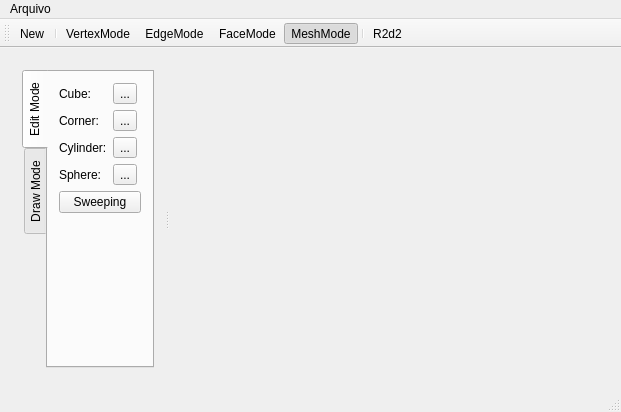
<?xml version="1.0" encoding="UTF-8"?>
<ui version="4.0">
 <class>MainWindow</class>
 <widget class="QMainWindow" name="MainWindow">
  <property name="geometry">
   <rect>
    <x>0</x>
    <y>0</y>
    <width>621</width>
    <height>412</height>
   </rect>
  </property>
  <property name="windowTitle">
   <string>BRep</string>
  </property>
  <property name="tabShape">
   <enum>QTabWidget::Triangular</enum>
  </property>
  <widget class="QWidget" name="centralWidget">
   <layout class="QHBoxLayout" name="horizontalLayout">
    <item>
     <widget class="QSplitter" name="splitter">
      <property name="orientation">
       <enum>Qt::Horizontal</enum>
      </property>
      <widget class="QWidget" name="layoutWidget">
       <layout class="QVBoxLayout" name="verticalLayout">
        <item>
         <widget class="QTabWidget" name="tabWidget">
          <property name="sizePolicy">
           <sizepolicy hsizetype="Expanding" vsizetype="Preferred">
            <horstretch>0</horstretch>
            <verstretch>0</verstretch>
           </sizepolicy>
          </property>
          <property name="tabPosition">
           <enum>QTabWidget::West</enum>
          </property>
          <property name="currentIndex">
           <number>0</number>
          </property>
          <widget class="QWidget" name="tab_3">
           <attribute name="title">
            <string>Edit Mode</string>
           </attribute>
           <layout class="QVBoxLayout" name="verticalLayout_2">
            <item>
             <layout class="QFormLayout" name="formLayout">
              <item row="0" column="0">
               <widget class="QLabel" name="label">
                <property name="text">
                 <string>Cube:</string>
                </property>
               </widget>
              </item>
              <item row="0" column="1">
               <widget class="QToolButton" name="cubeButton">
                <property name="text">
                 <string>...</string>
                </property>
                <property name="icon">
                 <iconset resource="../../data/icon/icons.qrc">
                  <normaloff>:/cube.png</normaloff>:/cube.png</iconset>
                </property>
               </widget>
              </item>
              <item row="1" column="0">
               <widget class="QLabel" name="label_2">
                <property name="text">
                 <string>Corner:</string>
                </property>
               </widget>
              </item>
              <item row="1" column="1">
               <widget class="QToolButton" name="cornerButton">
                <property name="text">
                 <string>...</string>
                </property>
                <property name="icon">
                 <iconset resource="../../data/icon/icons.qrc">
                  <normaloff>:/corner.png</normaloff>:/corner.png</iconset>
                </property>
               </widget>
              </item>
              <item row="2" column="0">
               <widget class="QLabel" name="label_3">
                <property name="text">
                 <string>Cylinder:</string>
                </property>
               </widget>
              </item>
              <item row="2" column="1">
               <widget class="QToolButton" name="cylinderButton">
                <property name="text">
                 <string>...</string>
                </property>
                <property name="icon">
                 <iconset resource="../../data/icon/icons.qrc">
                  <normaloff>:/cylinder.png</normaloff>:/cylinder.png</iconset>
                </property>
               </widget>
              </item>
              <item row="3" column="0">
               <widget class="QLabel" name="label_4">
                <property name="text">
                 <string>Sphere:</string>
                </property>
               </widget>
              </item>
              <item row="3" column="1">
               <widget class="QToolButton" name="sphereButton">
                <property name="text">
                 <string>...</string>
                </property>
                <property name="icon">
                 <iconset resource="../../data/icon/icons.qrc">
                  <normaloff>:/sphere.png</normaloff>:/sphere.png</iconset>
                </property>
               </widget>
              </item>
             </layout>
            </item>
            <item>
             <widget class="QPushButton" name="sweepingButton">
              <property name="text">
               <string>Sweeping</string>
              </property>
             </widget>
            </item>
            <item>
             <spacer name="verticalSpacer">
              <property name="orientation">
               <enum>Qt::Vertical</enum>
              </property>
              <property name="sizeHint" stdset="0">
               <size>
                <width>20</width>
                <height>40</height>
               </size>
              </property>
             </spacer>
            </item>
           </layout>
          </widget>
          <widget class="QWidget" name="tab_2">
           <attribute name="title">
            <string>Draw Mode</string>
           </attribute>
           <layout class="QVBoxLayout" name="verticalLayout_3">
            <item>
             <layout class="QGridLayout" name="gridLayout">
              <item row="0" column="0">
               <widget class="QLabel" name="label_5">
                <property name="text">
                 <string>Line:</string>
                </property>
               </widget>
              </item>
              <item row="0" column="1">
               <widget class="QToolButton" name="lineButton">
                <property name="text">
                 <string>...</string>
                </property>
                <property name="icon">
                 <iconset resource="../../data/icon/icons.qrc">
                  <normaloff>:/line.png</normaloff>:/line.png</iconset>
                </property>
                <property name="checkable">
                 <bool>true</bool>
                </property>
               </widget>
              </item>
             </layout>
            </item>
            <item>
             <widget class="QPushButton" name="doneButton">
              <property name="text">
               <string>Done</string>
              </property>
             </widget>
            </item>
            <item>
             <spacer name="verticalSpacer_2">
              <property name="orientation">
               <enum>Qt::Vertical</enum>
              </property>
              <property name="sizeHint" stdset="0">
               <size>
                <width>20</width>
                <height>40</height>
               </size>
              </property>
             </spacer>
            </item>
           </layout>
          </widget>
         </widget>
        </item>
       </layout>
      </widget>
      <widget class="GLWidget" name="glwidget" native="true">
       <property name="sizePolicy">
        <sizepolicy hsizetype="Preferred" vsizetype="Preferred">
         <horstretch>1</horstretch>
         <verstretch>0</verstretch>
        </sizepolicy>
       </property>
      </widget>
     </widget>
    </item>
   </layout>
  </widget>
  <widget class="QMenuBar" name="menuBar">
   <property name="geometry">
    <rect>
     <x>0</x>
     <y>0</y>
     <width>621</width>
     <height>25</height>
    </rect>
   </property>
   <widget class="QMenu" name="menuHerminte">
    <property name="title">
     <string>Arquivo</string>
    </property>
    <addaction name="actionSair"/>
   </widget>
   <addaction name="menuHerminte"/>
  </widget>
  <widget class="QStatusBar" name="statusBar"/>
  <widget class="QToolBar" name="toolBar">
   <property name="windowTitle">
    <string>toolBar</string>
   </property>
   <attribute name="toolBarArea">
    <enum>TopToolBarArea</enum>
   </attribute>
   <attribute name="toolBarBreak">
    <bool>false</bool>
   </attribute>
   <addaction name="actionNew"/>
   <addaction name="separator"/>
   <addaction name="actionVertexMode"/>
   <addaction name="actionEdgeMode"/>
   <addaction name="actionFaceMode"/>
   <addaction name="actionMeshMode"/>
   <addaction name="separator"/>
   <addaction name="actionR2d2"/>
  </widget>
  <action name="actionSair">
   <property name="text">
    <string>Sair</string>
   </property>
   <property name="shortcut">
    <string>Ctrl+W</string>
   </property>
  </action>
  <action name="actionZoomIn">
   <property name="icon">
    <iconset resource="../../data/icon/icons.qrc">
     <normaloff>:/zoom_in.png</normaloff>:/zoom_in.png</iconset>
   </property>
   <property name="text">
    <string>ZoomIn</string>
   </property>
  </action>
  <action name="actionNew">
   <property name="icon">
    <iconset resource="../../data/icon/icons.qrc">
     <normaloff>:/new.png</normaloff>:/new.png</iconset>
   </property>
   <property name="text">
    <string>New</string>
   </property>
  </action>
  <action name="actionOpen">
   <property name="icon">
    <iconset resource="../../data/icon/icons.qrc">
     <normaloff>:/open.png</normaloff>:/open.png</iconset>
   </property>
   <property name="text">
    <string>Open</string>
   </property>
  </action>
  <action name="actionSave">
   <property name="icon">
    <iconset resource="../../data/icon/icons.qrc">
     <normaloff>:/save.png</normaloff>:/save.png</iconset>
   </property>
   <property name="text">
    <string>Save</string>
   </property>
  </action>
  <action name="actionZoomOut">
   <property name="icon">
    <iconset resource="../../data/icon/icons.qrc">
     <normaloff>:/zoom_out.png</normaloff>:/zoom_out.png</iconset>
   </property>
   <property name="text">
    <string>ZoomOut</string>
   </property>
  </action>
  <action name="actionZoom">
   <property name="icon">
    <iconset resource="../../data/icon/icons.qrc">
     <normaloff>:/zoom.png</normaloff>:/zoom.png</iconset>
   </property>
   <property name="text">
    <string>Zoom</string>
   </property>
  </action>
  <action name="actionVertexMode">
   <property name="checkable">
    <bool>true</bool>
   </property>
   <property name="icon">
    <iconset resource="../../data/icon/icons.qrc">
     <normaloff>:/vertex.png</normaloff>:/vertex.png</iconset>
   </property>
   <property name="text">
    <string>VertexMode</string>
   </property>
  </action>
  <action name="actionEdgeMode">
   <property name="checkable">
    <bool>true</bool>
   </property>
   <property name="icon">
    <iconset resource="../../data/icon/icons.qrc">
     <normaloff>:/edge.png</normaloff>:/edge.png</iconset>
   </property>
   <property name="text">
    <string>EdgeMode</string>
   </property>
  </action>
  <action name="actionFaceMode">
   <property name="checkable">
    <bool>true</bool>
   </property>
   <property name="icon">
    <iconset resource="../../data/icon/icons.qrc">
     <normaloff>:/face.png</normaloff>:/face.png</iconset>
   </property>
   <property name="text">
    <string>FaceMode</string>
   </property>
  </action>
  <action name="actionMeshMode">
   <property name="checkable">
    <bool>true</bool>
   </property>
   <property name="checked">
    <bool>true</bool>
   </property>
   <property name="icon">
    <iconset resource="../../data/icon/icons.qrc">
     <normaloff>:/mesh.png</normaloff>:/mesh.png</iconset>
   </property>
   <property name="text">
    <string>MeshMode</string>
   </property>
  </action>
  <action name="actionR2d2">
   <property name="icon">
    <iconset resource="../../data/icon/icons.qrc">
     <normaloff>:/r2d2.png</normaloff>:/r2d2.png</iconset>
   </property>
   <property name="text">
    <string>R2d2</string>
   </property>
  </action>
 </widget>
 <layoutdefault spacing="6" margin="11"/>
 <customwidgets>
  <customwidget>
   <class>GLWidget</class>
   <extends>QWidget</extends>
   <header>GLWidget.h</header>
   <container>1</container>
  </customwidget>
 </customwidgets>
 <resources>
  <include location="../../data/icon/icons.qrc"/>
 </resources>
 <connections>
  <connection>
   <sender>actionSair</sender>
   <signal>triggered()</signal>
   <receiver>MainWindow</receiver>
   <slot>close()</slot>
   <hints>
    <hint type="sourcelabel">
     <x>-1</x>
     <y>-1</y>
    </hint>
    <hint type="destinationlabel">
     <x>199</x>
     <y>149</y>
    </hint>
   </hints>
  </connection>
  <connection>
   <sender>actionZoomIn</sender>
   <signal>triggered()</signal>
   <receiver>MainWindow</receiver>
   <slot>zoomIn()</slot>
   <hints>
    <hint type="sourcelabel">
     <x>-1</x>
     <y>-1</y>
    </hint>
    <hint type="destinationlabel">
     <x>310</x>
     <y>205</y>
    </hint>
   </hints>
  </connection>
  <connection>
   <sender>actionNew</sender>
   <signal>triggered()</signal>
   <receiver>MainWindow</receiver>
   <slot>newModel()</slot>
   <hints>
    <hint type="sourcelabel">
     <x>-1</x>
     <y>-1</y>
    </hint>
    <hint type="destinationlabel">
     <x>310</x>
     <y>205</y>
    </hint>
   </hints>
  </connection>
  <connection>
   <sender>actionOpen</sender>
   <signal>triggered()</signal>
   <receiver>MainWindow</receiver>
   <slot>open()</slot>
   <hints>
    <hint type="sourcelabel">
     <x>-1</x>
     <y>-1</y>
    </hint>
    <hint type="destinationlabel">
     <x>310</x>
     <y>205</y>
    </hint>
   </hints>
  </connection>
  <connection>
   <sender>actionSave</sender>
   <signal>triggered()</signal>
   <receiver>MainWindow</receiver>
   <slot>save()</slot>
   <hints>
    <hint type="sourcelabel">
     <x>-1</x>
     <y>-1</y>
    </hint>
    <hint type="destinationlabel">
     <x>310</x>
     <y>205</y>
    </hint>
   </hints>
  </connection>
  <connection>
   <sender>actionZoomOut</sender>
   <signal>triggered()</signal>
   <receiver>MainWindow</receiver>
   <slot>zoomOut()</slot>
   <hints>
    <hint type="sourcelabel">
     <x>-1</x>
     <y>-1</y>
    </hint>
    <hint type="destinationlabel">
     <x>310</x>
     <y>205</y>
    </hint>
   </hints>
  </connection>
  <connection>
   <sender>actionZoom</sender>
   <signal>triggered()</signal>
   <receiver>MainWindow</receiver>
   <slot>zoom()</slot>
   <hints>
    <hint type="sourcelabel">
     <x>-1</x>
     <y>-1</y>
    </hint>
    <hint type="destinationlabel">
     <x>310</x>
     <y>205</y>
    </hint>
   </hints>
  </connection>
  <connection>
   <sender>actionVertexMode</sender>
   <signal>triggered()</signal>
   <receiver>MainWindow</receiver>
   <slot>vertexmode()</slot>
   <hints>
    <hint type="sourcelabel">
     <x>-1</x>
     <y>-1</y>
    </hint>
    <hint type="destinationlabel">
     <x>310</x>
     <y>205</y>
    </hint>
   </hints>
  </connection>
  <connection>
   <sender>actionEdgeMode</sender>
   <signal>triggered()</signal>
   <receiver>MainWindow</receiver>
   <slot>edgemode()</slot>
   <hints>
    <hint type="sourcelabel">
     <x>-1</x>
     <y>-1</y>
    </hint>
    <hint type="destinationlabel">
     <x>310</x>
     <y>205</y>
    </hint>
   </hints>
  </connection>
  <connection>
   <sender>actionFaceMode</sender>
   <signal>triggered()</signal>
   <receiver>MainWindow</receiver>
   <slot>facemode()</slot>
   <hints>
    <hint type="sourcelabel">
     <x>-1</x>
     <y>-1</y>
    </hint>
    <hint type="destinationlabel">
     <x>310</x>
     <y>205</y>
    </hint>
   </hints>
  </connection>
  <connection>
   <sender>actionMeshMode</sender>
   <signal>triggered()</signal>
   <receiver>MainWindow</receiver>
   <slot>meshmode()</slot>
   <hints>
    <hint type="sourcelabel">
     <x>-1</x>
     <y>-1</y>
    </hint>
    <hint type="destinationlabel">
     <x>310</x>
     <y>205</y>
    </hint>
   </hints>
  </connection>
  <connection>
   <sender>actionR2d2</sender>
   <signal>triggered()</signal>
   <receiver>MainWindow</receiver>
   <slot>r2d2()</slot>
   <hints>
    <hint type="sourcelabel">
     <x>-1</x>
     <y>-1</y>
    </hint>
    <hint type="destinationlabel">
     <x>310</x>
     <y>205</y>
    </hint>
   </hints>
  </connection>
 </connections>
 <slots>
  <slot>zoomIn()</slot>
  <slot>zoomOut()</slot>
  <slot>zoom()</slot>
  <slot>open()</slot>
  <slot>newModel()</slot>
  <slot>save()</slot>
  <slot>vertexmode()</slot>
  <slot>edgemode()</slot>
  <slot>facemode()</slot>
  <slot>meshmode()</slot>
  <slot>r2d2()</slot>
 </slots>
</ui>
